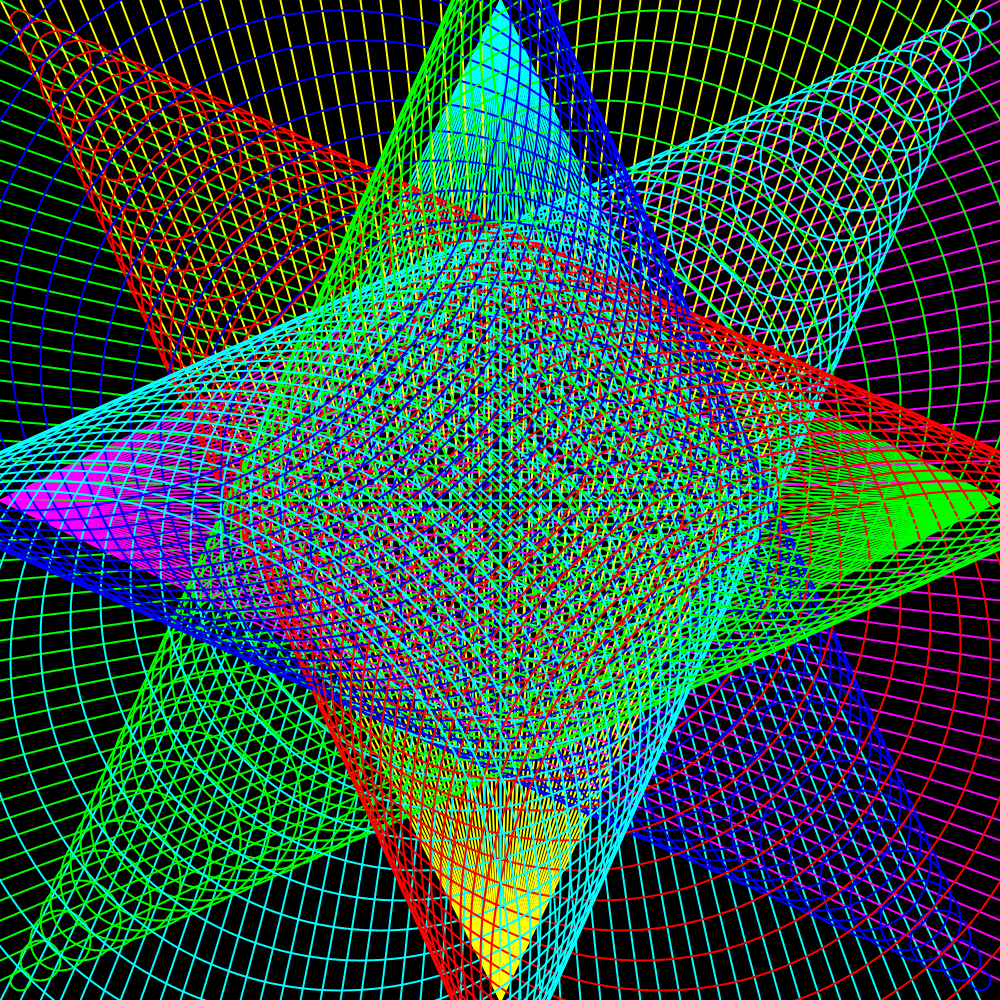
Frame 1 (no input)
Frame 2 (the mouse pressed at the canvas centre, redrawn once): identical to frame 1, image omitted

The Processing sketch that drew this single still picture (run headless with seeded random() and noise(); the mouse was pressed at the canvas centre and the sketch redrawn once):

// Processing sketch: starLOOPer
// ── starLOOPer.pde


void setup()
{
size(1000,1000);
strokeWeight(2);
noLoop();
} // end setup


void draw()
{
  background(0);
  
      for(int i = 0; i < width ; i = i + 20)
      {
        
        stroke(255,255,0);
        line(width/2, height, i, 0);
        stroke(0,255,255);
        line(width/2, 0, i, height);
        stroke(255,0,255);
        line(0, height/2, width, i);
        stroke(0,255,0);
        line(width, height/2, 0, i);
        
      } // end for

      for(int i = 0; i < width ; i = i + 20)
      {
        stroke(255,0,0);
        noFill();
        ellipse(i, i, i,i);
        stroke(0,0,255);
        ellipse(width-i, height-i,i,i);
        stroke(0,255,0);
        ellipse(i,height-i,i,i);
        stroke(0,255,255);
        ellipse(width-i,i,i,i);
      } // end for

} // end draw
